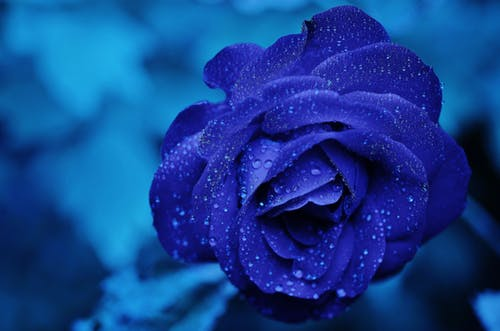
%> input picture img1.jpeg, 500 x 331 px
$ octave --eval "histoeq('img1.jpeg');"   (GNU Octave 9; MATLAB toolbox functions it lacks are replaced by stand-ins)
%> lines starting %> are read from the running program, lines starting %| are printed output that depends on the picture
### util/getSum.m
function [summation] = getSum(vector)

summation = 0;
    for elem = 1:length(vector)
        summation = summation+vector(elem);
    end
end

### histoeq.m
function histoeq(imageName)
%> called with imageName = 'img1.jpeg'
%%
%Author : M.G.T.T. Senevirathna reg# EG/2015/2766
%Enter the image name as the only variable. Image should be in the same
%folder. getSum.m contains a  custom function. Output image will be named
%"result.jpg"
addpath('./util');
% reading the image
i_image = imread(imageName);
%> i_image is the input picture: size 331x500x3 uint8; mean R, G, B 18.7, 64.4, 143.9
if size(i_image,3) == 3
    o_image = rgb2gray(i_image);
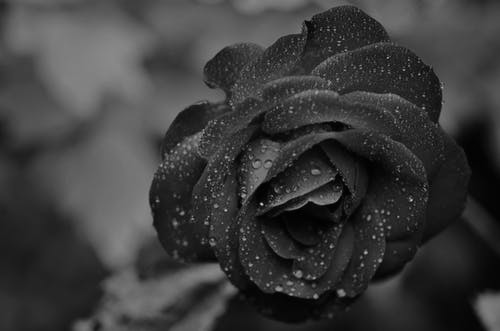
%> o_image: size 331x500 uint8; min 0, max 205, mean 59.8
else
    o_image = i_image;
end
[height,width]=size(o_image);
%> height = 331; width = 500

% Defining arrays
ImgVec = transpose(o_image(:));
ImgVec(ImgVec==0)=1;
I_freq = zeros(1,256);
I_freq_cumm = zeros(1,256);
F_eq = zeros(1,256);
F_eq_cumm = zeros(1,256);
output = zeros(1,256);

%calculating frequency of each grey level
for element = ImgVec
    I_freq(element) = I_freq(element)+1;
end
%> this loop made 165500 passes
%> element on passes 1 to 3: 50, 47, 42
%> after the loop, I_freq = 256 values, max 2990 at index 37, min 0 at index 151, mean 646.5

%calculating cummulative frequency of each grey level
for i = 1:256
    I_freq_cumm(i) = getSum(I_freq(1:i));
end
%> after the loop, I_freq_cumm = 256 values from 62 to 165500

%calculating frequency of equalized histogram
r_mid = mod(length(ImgVec),256)/2;
%> r_mid = 62
eq_base = floor(length(ImgVec)/256);
%> eq_base = 646
for j = 1:256
    if (128>j && j>=128-r_mid)||(128<=j && j<128+r_mid)
        F_eq(j) = eq_base+1;
    else
        F_eq(j) = eq_base;
    end
end

%calculating the cummulative frequency of equalized histogram
for k = 1:256
    F_eq_cumm(k) = getSum(F_eq(1:k));
end
%> after the loop, F_eq_cumm = 256 values from 646 to 165500

%Finding closest grey level for each cummulative frequency.
for n = 1:256
   [~, ix]=min(abs(F_eq_cumm-I_freq_cumm(n)));
   output(n)=ix-1;
end
%> this loop made 256 passes
%> ix on passes 1 to 3: 1, 1, 1
%> after the loop, output = 256 values from 0 to 255

%mapping back the values to original image vector
for m = 1:(height*width)
    ImgVec(m) = output(ImgVec(m));
end

%building the result image
r_image = reshape(ImgVec,height, width);
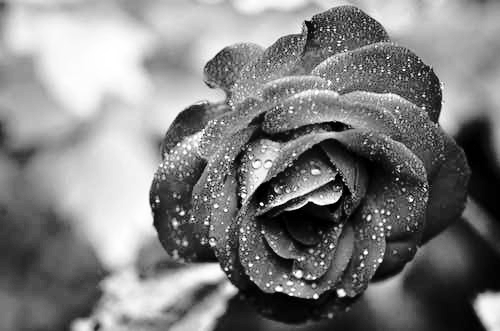
%> r_image: size 331x500 uint8; min 0, max 255, mean 128.1


imshow(o_image);
figure;
imshow(r_image);

imwrite(r_image, 'result.jpg')

end

$ run again, on original1.png
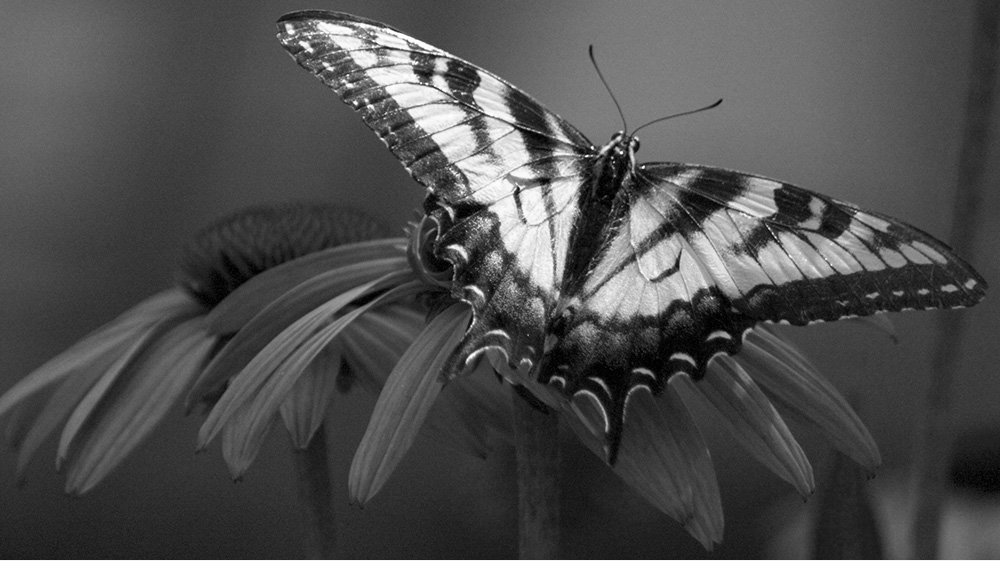
%> input picture original1.png, 1000 x 561 px
%> in histoeq, i_image is the input picture: size 561x1000x3 uint8; min 0, max 255, mean 76.6
%> the loop in histoeq, `for element = ImgVec` made 561000 passes
%> element on passes 1 to 3: 110, 105, 105
%> after the loop in histoeq, `for element = ImgVec`: I_freq = 256 values, max 8207 at index 52, min 0 at index 256, mean 2191.4
%> after the loop in histoeq, `for i = 1:256`: I_freq_cumm = 256 values from 809 to 561000
%> the loop in histoeq, `for n = 1:256` made 256 passes
%> ix on passes 1 to 3: 1, 1, 1
%> after the loop in histoeq, `for n = 1:256`: output = 256 values from 0 to 255
%> in histoeq, `r_image = reshape(ImgVec,height, width);`:
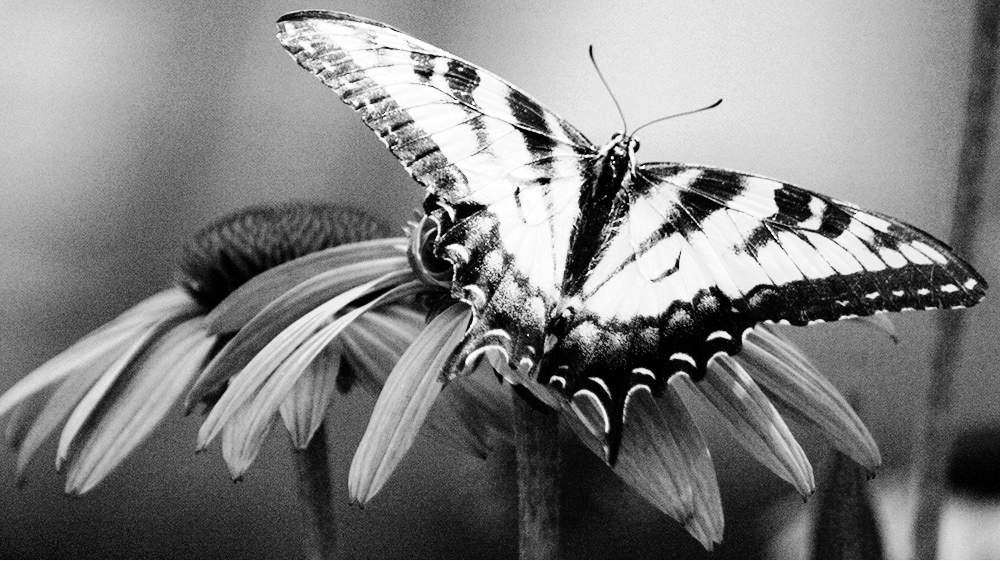
%> r_image: size 561x1000 uint8; min 0, max 255, mean 128.1
